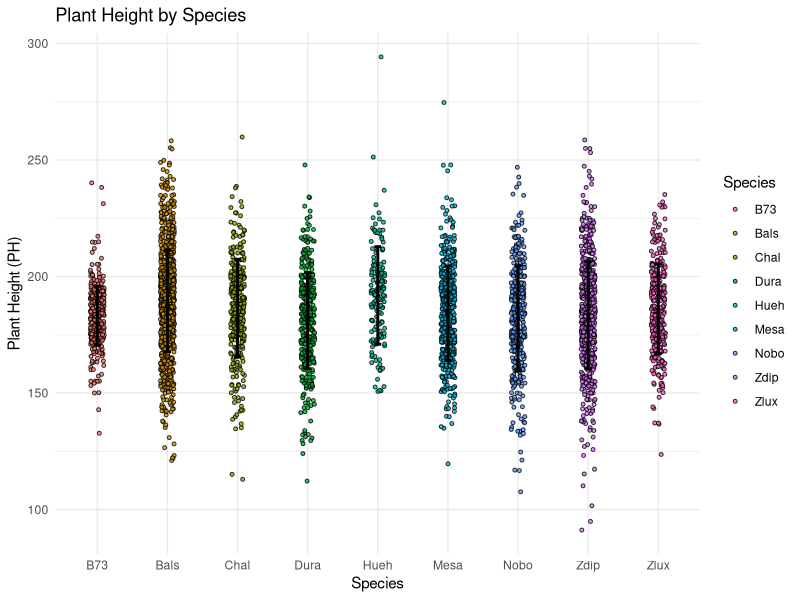

The R script that drew this image:
library(tidyverse)
library(dplyr)
library(ggplot2)

bzeadf <- read.csv("./UPDATED_CLY23_D4_FieldBook.csv")

bzeadf_f <- bzeadf %>% filter(Species != "Check" & Notes == "")
bzeadf_ff <- bzeadf_f %>%
  mutate(LA = BW * BL * 0.75)

group_means <- bzeadf_ff %>%
  group_by(Species) %>%
  summarise(
    mean_PH = mean(PH, na.rm = TRUE),
    sd_PH = sd(PH, na.rm = TRUE),
    .groups = "drop"
  )

# Jitter plot: PH by Species
ggplot(bzeadf_ff, aes(x = Species, y = PH, fill = Species)) +
  geom_jitter(
    shape = 21, size = 1, alpha = 0.8,
    position = position_jitter(width = 0.1)
  ) +
  geom_errorbar(
    data = group_means,
    aes(x = Species, ymin = mean_PH - sd_PH, ymax = mean_PH + sd_PH),
    width = 0.1, size = 1,
    inherit.aes = FALSE
  ) +
  geom_point(
    data = group_means,
    aes(x = Species, y = mean_PH),
    shape = 16, size = 1,
    inherit.aes = FALSE
  ) +
  labs(
    x = "Species",
    y = "Plant Height (PH)",
    title = "Plant Height by Species"
  ) +
  theme_minimal()
